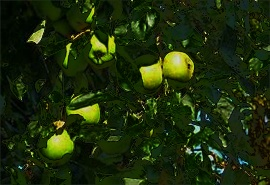
#> input picture Results_detail/Attachment_2/156_processed.jpg, 270 x 185 px, given in place of 1_processed.jpg, which was not available
$ jupyter execute --allow-errors Count_with_coordinates.ipynb
#> lines starting #> are read from the running program, lines starting #| are printed output that depends on the picture; after the words box and inside, x2 and y2 are one past the last pixel; in counts of white or black regions, pixels touching at a corner belong together; pictures that were not available may be replaced by others from this repository, and a replacement may not be noted
[cell 1]
#这段代码实现的是对苹果颜色的识别并且标记坐标，注意，还不是最理想的模型
#我想要的最后还没有导出为一个文件夹
#而且坐标也不是完全正确，我现在还需要调整阈值，然后让更多人红色能够被识别，同时红色之间还要能够被区分
#我可能还需要从网上去找一些源代码
import cv2
import numpy as np
import matplotlib.pyplot as plt

# 读取图片
def ReadImg(image_path):
#> called with image_path = 'Attachment_2/1_processed.jpg'
    img = cv2.imread(image_path, 1)
#> img is the input picture: shape (185, 270, 3); mean B, G, R 11.8, 44.1, 29.1
    return img

# 高斯滤波
def GausBlur(src):
    dst = cv2.GaussianBlur(src, (5, 5), 1.5)
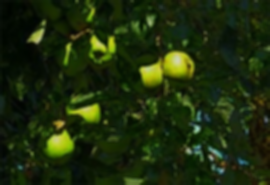
#> dst: shape (185, 270, 3); mean B, G, R 11.7, 44, 29.1
    return dst

# 开运算（替代 open_mor）
def open_mor(img):
    kernel = np.ones((5, 5), np.uint8)
    result = cv2.morphologyEx(img, cv2.MORPH_OPEN, kernel)
    return result

# 红色对象检测
def detect_red_objects(src):
    # 设定红色阈值范围
    lower_red = np.array([0, 0, 100])
    upper_red = np.array([100, 100, 255])

    # 根据阈值构建掩模
    mask = cv2.inRange(src, lower_red, upper_red)
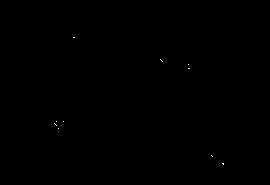
#> mask: shape (185, 270); 0.04% white in thin lines or dots, all inside (x1, y1, x2, y2) = (54, 37, 224, 165)

    # 使用掩模提取红色对象
    red_objects = cv2.bitwise_and(src, src, mask=mask)

    return red_objects

# 轮廓拟合
def draw_shape(open_img, src):
    contours, hierarchy = cv2.findContours(open_img, cv2.RETR_EXTERNAL, cv2.CHAIN_APPROX_SIMPLE)
    apple_count = 0
    for cnt in contours:
        area = cv2.contourArea(cnt)
        if area > 50:  # 假设红色对象的最小面积为100
            # 获取圆心和半径
            (x, y), radius = cv2.minEnclosingCircle(cnt)
            center = (int(x), int(y))
            radius = int(radius)

            # 绘制圆形
            cv2.circle(src, center, radius, (0, 0, 255), 2)

            # 绘制坐标
            cv2.putText(src, f'({center[0]}, {center[1]})', (center[0] - 30, center[1] - 20),
                        cv2.FONT_HERSHEY_SIMPLEX, 0.5, (255, 255, 255), 2, cv2.LINE_AA)
            apple_count += 1
            #打印坐标
            print('苹果坐标:', x, y)
    return src, apple_count

# 处理所有图像
for i in range(1, 3):  # 假设图像编号从1到200
    image_path = f'Attachment_2/{i}_processed.jpg'
    src = ReadImg(image_path)
    gaus_img = GausBlur(src)
    red_objects_img = detect_red_objects(gaus_img)
    gray_img = cv2.cvtColor(red_objects_img, cv2.COLOR_BGR2GRAY)
    _, thres_img = cv2.threshold(gray_img, 1, 255, cv2.THRESH_BINARY)
    open_img = open_mor(thres_img)
#> in open_mor, `result = cv2.morphologyEx(img, cv2.MORPH_OPEN, kernel)`: result: shape (185, 270); every value is 0
    result_img, apple_count = draw_shape(open_img, src)
#> in draw_shape, `contours, hierarchy = cv2.findContours(open_img, cv2.RETR_EXTERNAL, cv..`: contours = []
#> after the loop in draw_shape, `for cnt in contours:`: apple_count = 0
#> apple_count = 0

    # 显示图像
    plt.imshow(cv2.cvtColor(result_img, cv2.COLOR_BGR2RGB))
    plt.title(f'Processed Image {i}, Red Objects Count: {apple_count}')
    plt.show()
#> pass 2 of the loop `for i in range(1, 3):`:
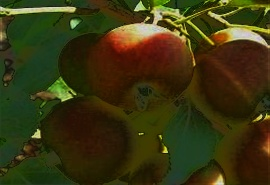
#> input picture Results_detail/Attachment_2/171_processed.jpg, 270 x 185 px, given in place of 2_processed.jpg, which was not available
#> in ReadImg, img is the input picture: shape (185, 270, 3); mean B, G, R 16.9, 53.4, 57.9
#> in detect_red_objects (call 2), `mask = cv2.inRange(src, lower_red, upper_red)`:
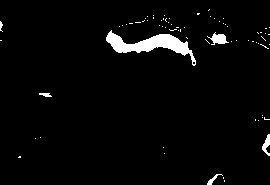
#> mask: shape (185, 270); 3.1% white; 71 white regions (65 under 20 px), largest, box (x1, y1, x2, y2) and area: (106, 30, 196, 66) 1065, (207, 32, 229, 45) 141, (262, 134, 270, 156) 91, (207, 174, 223, 185) 51, (39, 93, 52, 97) 36, (0, 21, 3, 32) 20
#> in draw_shape (call 2), `contours, hierarchy = cv2.findContours(open_img, cv2.RETR_EXTERNAL, cv..`: contours = 3 contours; box (x1, y1, x2, y2) and area: (107, 33, 189, 54) 888, (212, 34, 226, 44) 102, (265, 135, 270, 145) 29
#> the loop in draw_shape (call 2), `for cnt in contours:` made 3 passes
#> (area, x, y, radius, center, apple_count) on passes 2 to 3: (101.5, 218.5, 39, 7, (218, 39), 1), (888.5, 147.5, 43.5, 41, (147, 43), 2)
#> (printed output is left out)
#> after the loop in draw_shape (call 2), `for cnt in contours:`:
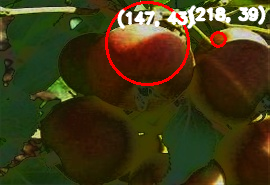
#> src: shape (185, 270, 3); mean B, G, R 22.1, 56.5, 65.1
#> after the loop in draw_shape (call 2), `for cnt in contours:`: apple_count = 2

[cell 2]
#这段代码实现的是对苹果颜色的识别并且标记坐标，注意，还不是最理想的模型
#我想要的最后还没有导出为一个文件夹
#而且坐标也不是完全正确，我现在还需要调整阈值，然后让更多人红色能够被识别，同时红色之间还要能够被区分
#我可能还需要从网上去找一些源代码
import cv2
import numpy as np
import matplotlib.pyplot as plt

# 读取图片
def ReadImg(image_path):
    img = cv2.imread(image_path, 1)
    return img

# 高斯滤波
def GausBlur(src):
    dst = cv2.GaussianBlur(src, (5, 5), 1.5)
    return dst

# 开运算（替代 open_mor）
def open_mor(img):
    kernel = np.ones((5, 5), np.uint8)
    result = cv2.morphologyEx(img, cv2.MORPH_OPEN, kernel)
    return result

# 红色对象检测
def detect_red_objects(src):
    # 设定红色阈值范围
    lower_red = np.array([0, 0, 100])
    upper_red = np.array([100, 100, 255])

    # 根据阈值构建掩模
    mask = cv2.inRange(src, lower_red, upper_red)

    # 使用掩模提取红色对象
    red_objects = cv2.bitwise_and(src, src, mask=mask)

    return red_objects
# 轮廓拟合
def write_coordinates_to_file(open_img):
    contours, hierarchy = cv2.findContours(open_img, cv2.RETR_EXTERNAL, cv2.CHAIN_APPROX_SIMPLE)
#> contours = []
    apple_count = 0
    with open('apple_coordinates.txt', 'a') as file:
        for cnt in contours:
            area = cv2.contourArea(cnt)
            if area > 50:  # 假设红色对象的最小面积为100
                # 获取圆心和半径
                (x, y), radius = cv2.minEnclosingCircle(cnt)
                center = (int(x), int(y))
                radius = int(radius)

                # 在文件中写入坐标
                file.write(f'({x}, {y})\n')
                apple_count += 1
#> this loop made 0 passes
#> after the loop, apple_count = 0

    return apple_count

# 处理所有图像
for i in range(1, 3):  # 假设图像编号从1到200
    image_path = f'Attachment_2/{i}_processed.jpg'
    src = ReadImg(image_path)
    gaus_img = GausBlur(src)
    red_objects_img = detect_red_objects(gaus_img)
    gray_img = cv2.cvtColor(red_objects_img, cv2.COLOR_BGR2GRAY)
    _, thres_img = cv2.threshold(gray_img, 1, 255, cv2.THRESH_BINARY)
    open_img = open_mor(thres_img)
    apple_count = write_coordinates_to_file(open_img)
#> apple_count = 0

    print(f'Processed Image {i}, Red Objects Count: {apple_count}')
#| Processed Image 1, Red Objects Count: 0
#> pass 2 of the loop `for i in range(1, 3):`:
#> in write_coordinates_to_file (call 2), `contours, hierarchy = cv2.findContours(open_img, cv2.RETR_EXTERNAL, cv..`: contours = 3 contours; box (x1, y1, x2, y2) and area: (107, 33, 189, 54) 888, (212, 34, 226, 44) 102, (265, 135, 270, 145) 29
#> the loop in write_coordinates_to_file (call 2), `for cnt in contours:` made 3 passes
#> `apple_count = write_coordinates_to_file(open_img)`: apple_count = 2
#| Processed Image 2, Red Objects Count: 2

[cell 3]
import cv2
import numpy as np
import matplotlib.pyplot as plt
import os

# 读取图片
def ReadImg(image_path):
    img = cv2.imread(image_path, 1)
    return img

# 高斯滤波
def GausBlur(src):
    dst = cv2.GaussianBlur(src, (5, 5), 1.5)
    return dst

# 开运算（替代 open_mor）
def open_mor(img):
    kernel = np.ones((5, 5), np.uint8)
    result = cv2.morphologyEx(img, cv2.MORPH_OPEN, kernel)
    return result

# 红色对象检测
def detect_red_objects(src):
    # 设定红色阈值范围
    lower_red = np.array([0, 0, 100])
    upper_red = np.array([100, 100, 255])

    # 根据阈值构建掩模
    mask = cv2.inRange(src, lower_red, upper_red)

    # 使用掩模提取红色对象
    red_objects = cv2.bitwise_and(src, src, mask=mask)

    return red_objects

# 轮廓拟合
def process_and_save_image(open_img, src, image_path, i):
#> called with image_path = 'Attachment_2/1_processed.jpg', i = 1
    contours, hierarchy = cv2.findContours(open_img, cv2.RETR_EXTERNAL, cv2.CHAIN_APPROX_SIMPLE)
#> contours = []
    apple_count = 0
    with open('apple_coordinates.txt', 'a') as file:
        for cnt in contours:
            area = cv2.contourArea(cnt)
            if area > 50:  # 假设红色对象的最小面积为100
                # 获取圆心和半径
                (x, y), radius = cv2.minEnclosingCircle(cnt)
                center = (int(x), int(y))
                radius = int(radius)

                # 在文件中写入坐标
                file.write(f'({x}, {y})\n')
                apple_count += 1
#> after the loop, apple_count = 0

    # 绘制图像
    for cnt in contours:
        area = cv2.contourArea(cnt)
        if area > 50:  # 假设红色对象的最小面积为100
            # 获取圆心和半径
            (x, y), radius = cv2.minEnclosingCircle(cnt)
            center = (int(x), int(y))
            radius = int(radius)

            # 绘制圆形
            cv2.circle(src, center, radius, (0, 0, 255), 2)
#| Processed Image 1, Red Objects Count: None
#> pass 2 of the loop `for i in range(1, 201):`:
#> in process_and_save_image (call 2), `contours, hierarchy = cv2.findContours(open_img, cv2.RETR_EXTERNAL, cv..`: contours = 3 contours; box (x1, y1, x2, y2) and area: (107, 33, 189, 54) 888, (212, 34, 226, 44) 102, (265, 135, 270, 145) 29
#> the loop in process_and_save_image (call 2), `for cnt in contours:` made 3 passes
#> the loop in process_and_save_image (call 2), `for cnt in contours:` made 3 passes
#> (area, x, y, radius, center) on passes 2 to 3: (101.5, 218.5, 39, 7, (218, 39)), (888.5, 147.5, 43.5, 41, (147, 43))
#| Processed Image 2, Red Objects Count: None


# 创建结果图像保存文件夹
output_folder = 'Processed_Images'
os.makedirs(output_folder, exist_ok=True)

# 处理所有图像
#> (the rest of this cell did not finish here and is left out)

[cell 4]
#将坐标写入文件夹中
import cv2
import numpy as np
import pandas as pd
import os

# 读取图片
def ReadImg(image_path):
    img = cv2.imread(image_path, 1)
    return img

# 高斯滤波
def GausBlur(src):
    dst = cv2.GaussianBlur(src, (5, 5), 1.5)
    return dst

# 开运算
# [49 lines left out: functions open_mor, detect_red_objects, process_and_save_image, not called in this run]

# 示例使用
image_path = 'path_to_your_image.jpg'
#> image_path = 'path_to_your_image.jpg'
src = ReadImg(image_path)
#> (the rest of this cell did not finish here and is left out)

[cell 5]
import cv2
import numpy as np
import pandas as pd
import os

# 读取图片
def ReadImg(image_path):
    img = cv2.imread(image_path, 1)
    return img

# 高斯滤波
def GausBlur(src):
    dst = cv2.GaussianBlur(src, (5, 5), 1.5)
    return dst

# 开运算
def open_mor(img):
    kernel = np.ones((5, 5), np.uint8)
    result = cv2.morphologyEx(img, cv2.MORPH_OPEN, kernel)
#> result: shape (185, 270, 3); every value is 0
    return result

# 红色对象检测
def detect_red_objects(src):
    # 设定红色阈值范围
    lower_red = np.array([0, 0, 100])
    upper_red = np.array([100, 100, 255])

    # 根据阈值构建掩模
    mask = cv2.inRange(src, lower_red, upper_red)

    # 使用掩模提取红色对象
    red_objects = cv2.bitwise_and(src, src, mask=mask)

    return red_objects

# 轮廓拟合
# [29 lines left out: function processs_and_save_image, not called in this run]

# 遍历图像文件夹
image_folder = 'Attachment_1'
#> (the rest of this cell did not finish here and is left out)
